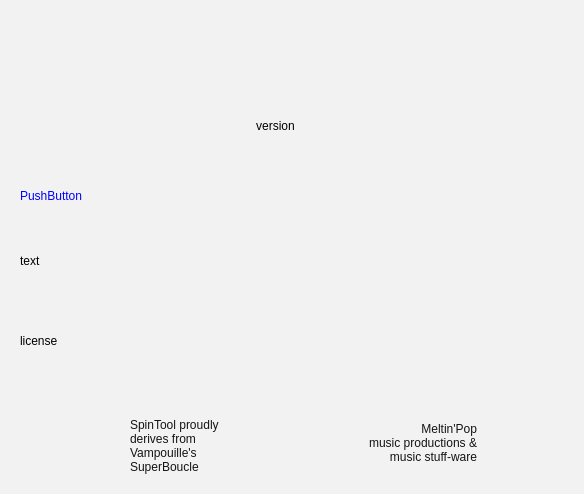
<?xml version="1.0" encoding="UTF-8"?>
<ui version="4.0">
 <class>Dialog</class>
 <widget class="QDialog" name="Dialog">
  <property name="windowModality">
   <enum>Qt::NonModal</enum>
  </property>
  <property name="geometry">
   <rect>
    <x>0</x>
    <y>0</y>
    <width>584</width>
    <height>494</height>
   </rect>
  </property>
  <property name="windowTitle">
   <string>about SpinTool</string>
  </property>
  <property name="windowIcon">
   <iconset resource="gui.qrc">
    <normaloff>:/icons/icons/icon.png</normaloff>:/icons/icons/icon.png</iconset>
  </property>
  <property name="styleSheet">
   <string notr="true">background-color: rgb(242, 242, 242);</string>
  </property>
  <widget class="QLabel" name="labelVersion">
   <property name="geometry">
    <rect>
     <x>20</x>
     <y>110</y>
     <width>511</width>
     <height>31</height>
    </rect>
   </property>
   <property name="styleSheet">
    <string notr="true">background-color: rgb(242, 242, 242);
color: rgb(0, 0, 0);
font: 11pt &quot;Noto Sans&quot;;
text-align: center;</string>
   </property>
   <property name="text">
    <string>version</string>
   </property>
   <property name="alignment">
    <set>Qt::AlignCenter</set>
   </property>
  </widget>
  <widget class="QLabel" name="labelText">
   <property name="geometry">
    <rect>
     <x>20</x>
     <y>230</y>
     <width>521</width>
     <height>61</height>
    </rect>
   </property>
   <property name="styleSheet">
    <string notr="true">background-color: rgb(242, 242, 242);
color: rgb(0, 0, 0);
font: 11pt &quot;Noto Sans&quot;;
text-align: left top;</string>
   </property>
   <property name="text">
    <string>text</string>
   </property>
   <property name="wordWrap">
    <bool>true</bool>
   </property>
  </widget>
  <widget class="QLabel" name="labelLicense">
   <property name="geometry">
    <rect>
     <x>20</x>
     <y>310</y>
     <width>521</width>
     <height>61</height>
    </rect>
   </property>
   <property name="styleSheet">
    <string notr="true">background-color: rgb(242, 242, 242);
color: rgb(0, 0, 0);
font: 11pt &quot;Noto Sans&quot;;
text-align: left top;</string>
   </property>
   <property name="text">
    <string>license</string>
   </property>
   <property name="wordWrap">
    <bool>true</bool>
   </property>
  </widget>
  <widget class="QLabel" name="labelLogo">
   <property name="geometry">
    <rect>
     <x>20</x>
     <y>10</y>
     <width>551</width>
     <height>81</height>
    </rect>
   </property>
   <property name="sizePolicy">
    <sizepolicy hsizetype="Fixed" vsizetype="Fixed">
     <horstretch>0</horstretch>
     <verstretch>0</verstretch>
    </sizepolicy>
   </property>
   <property name="text">
    <string notr="true"/>
   </property>
   <property name="pixmap">
    <pixmap resource="gui.qrc">:/icons/icons/ST_Logo_Small_Transparent.png</pixmap>
   </property>
   <property name="alignment">
    <set>Qt::AlignCenter</set>
   </property>
  </widget>
  <widget class="QLabel" name="labelMP">
   <property name="geometry">
    <rect>
     <x>495</x>
     <y>400</y>
     <width>71</width>
     <height>91</height>
    </rect>
   </property>
   <property name="sizePolicy">
    <sizepolicy hsizetype="Fixed" vsizetype="Fixed">
     <horstretch>0</horstretch>
     <verstretch>0</verstretch>
    </sizepolicy>
   </property>
   <property name="text">
    <string notr="true"/>
   </property>
   <property name="pixmap">
    <pixmap resource="gui.qrc">:/icons/icons/MeltinPop_Logo_100.png</pixmap>
   </property>
   <property name="scaledContents">
    <bool>true</bool>
   </property>
   <property name="alignment">
    <set>Qt::AlignCenter</set>
   </property>
  </widget>
  <widget class="QLabel" name="labelMpText">
   <property name="geometry">
    <rect>
     <x>326</x>
     <y>397</y>
     <width>151</width>
     <height>91</height>
    </rect>
   </property>
   <property name="styleSheet">
    <string notr="true">color: rgb(20, 20, 20);
background-color: rgb(242, 242, 242);
font: 11pt &quot;Noto Sans&quot;;</string>
   </property>
   <property name="text">
    <string>Meltin'Pop 
 music productions &amp; 
 music stuff-ware</string>
   </property>
   <property name="alignment">
    <set>Qt::AlignRight|Qt::AlignTrailing|Qt::AlignVCenter</set>
   </property>
   <property name="wordWrap">
    <bool>true</bool>
   </property>
  </widget>
  <widget class="QPushButton" name="btnWebLink">
   <property name="geometry">
    <rect>
     <x>20</x>
     <y>180</y>
     <width>521</width>
     <height>31</height>
    </rect>
   </property>
   <property name="focusPolicy">
    <enum>Qt::ClickFocus</enum>
   </property>
   <property name="styleSheet">
    <string notr="true">color: rgb(0, 0, 255);
font: bold 10pt &quot;Noto Sans&quot;;
border: None;
text-align: left;</string>
   </property>
   <property name="text">
    <string>PushButton</string>
   </property>
  </widget>
  <widget class="QLabel" name="labelSB">
   <property name="geometry">
    <rect>
     <x>8</x>
     <y>410</y>
     <width>111</width>
     <height>81</height>
    </rect>
   </property>
   <property name="sizePolicy">
    <sizepolicy hsizetype="Fixed" vsizetype="Fixed">
     <horstretch>0</horstretch>
     <verstretch>0</verstretch>
    </sizepolicy>
   </property>
   <property name="text">
    <string notr="true"/>
   </property>
   <property name="pixmap">
    <pixmap resource="gui.qrc">:/icons/icons/logo_sb.png</pixmap>
   </property>
   <property name="scaledContents">
    <bool>true</bool>
   </property>
   <property name="alignment">
    <set>Qt::AlignCenter</set>
   </property>
  </widget>
  <widget class="QLabel" name="labelSBtext">
   <property name="geometry">
    <rect>
     <x>130</x>
     <y>410</y>
     <width>121</width>
     <height>71</height>
    </rect>
   </property>
   <property name="styleSheet">
    <string notr="true">color: rgb(20, 20, 20);
background-color: rgb(242, 242, 242);
font: 10pt &quot;Noto Sans&quot;;</string>
   </property>
   <property name="text">
    <string>SpinTool proudly derives from Vampouille's SuperBoucle</string>
   </property>
   <property name="alignment">
    <set>Qt::AlignLeading|Qt::AlignLeft|Qt::AlignVCenter</set>
   </property>
   <property name="wordWrap">
    <bool>true</bool>
   </property>
  </widget>
 </widget>
 <resources>
  <include location="gui.qrc"/>
 </resources>
 <connections/>
</ui>
